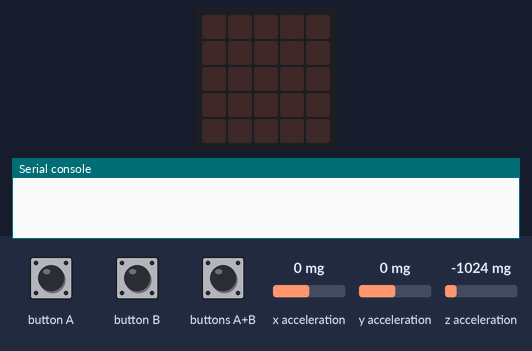
The program below on a simulated BBC micro:bit (MakeCode). Shown: the board's 5×5 LED display, the last lines printed to the serial console. Inputs (shaded band) come from the test bench; at power-on: x acceleration 0 mg, y acceleration 0 mg, z acceleration -1024 mg. Data-log rows are listed on the console.

Above: at 1.2 s.
1.3 s: button A pressed for 0.15 s
At 2.2 s:
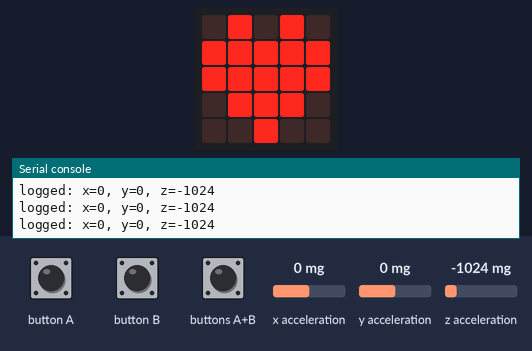
2.9 s: buttons A+B pressed for 0.15 s
At 3.5 s:
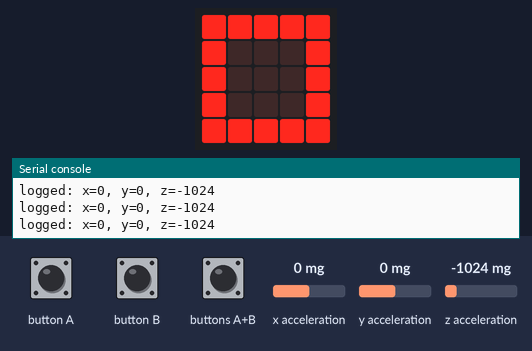
10.8 s: buttons A+B pressed for 1 s
At 13.7 s:
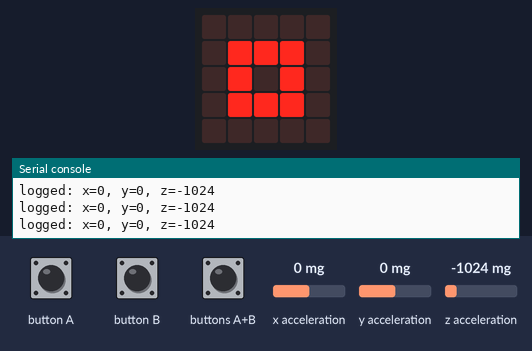
Timing chart, 0 to 15.2 s (numbered marks = the images above; inputs shaded):
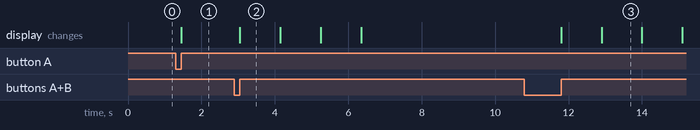

The program:

microbit-datalogging.py
```python
def on_log_full():
    global logging
    logging = False
    basic.show_icon(IconNames.NO)
datalogger.on_log_full(on_log_full)

def on_button_pressed_a():
    global logging
    logging = not (logging)
    if logging:
        basic.show_icon(IconNames.HEART)
    else:
        basic.clear_screen()
input.on_button_pressed(Button.A, on_button_pressed_a)

def on_button_pressed_ab():
    datalogger.delete_log(datalogger.DeleteType.FAST)
    basic.show_icon(IconNames.SQUARE)
    basic.pause(500)
    basic.show_icon(IconNames.SMALL_SQUARE)
    basic.pause(500)
    basic.show_icon(IconNames.SMALL_DIAMOND)
    basic.pause(500)
    basic.clear_screen()
input.on_button_pressed(Button.AB, on_button_pressed_ab)

logging = False
input.set_accelerometer_range(AcceleratorRange.ONE_G)
logging = False
datalogger.set_columns(["x", "y", "z"])

def on_every_interval():
    if logging:
        datalogger.log_data([datalogger.create_cv("x", input.acceleration(Dimension.X)),
                datalogger.create_cv("y", input.acceleration(Dimension.Y)),
                datalogger.create_cv("z", input.acceleration(Dimension.Z))])

loops.every_interval(100, on_every_interval)
```

Measured:
- after the input at 1.3 s, the display: changes after 0.15 s (image 1)
- after the input at 2.9 s, the display: changes after 0.15 s (image 2)
- after the input at 10.8 s, the display: first changes after 1.0 s (image 3 shows a later state)
- what the display in image 2 shows lasts 1.1 s, from 3.1 s to 4.2 s
